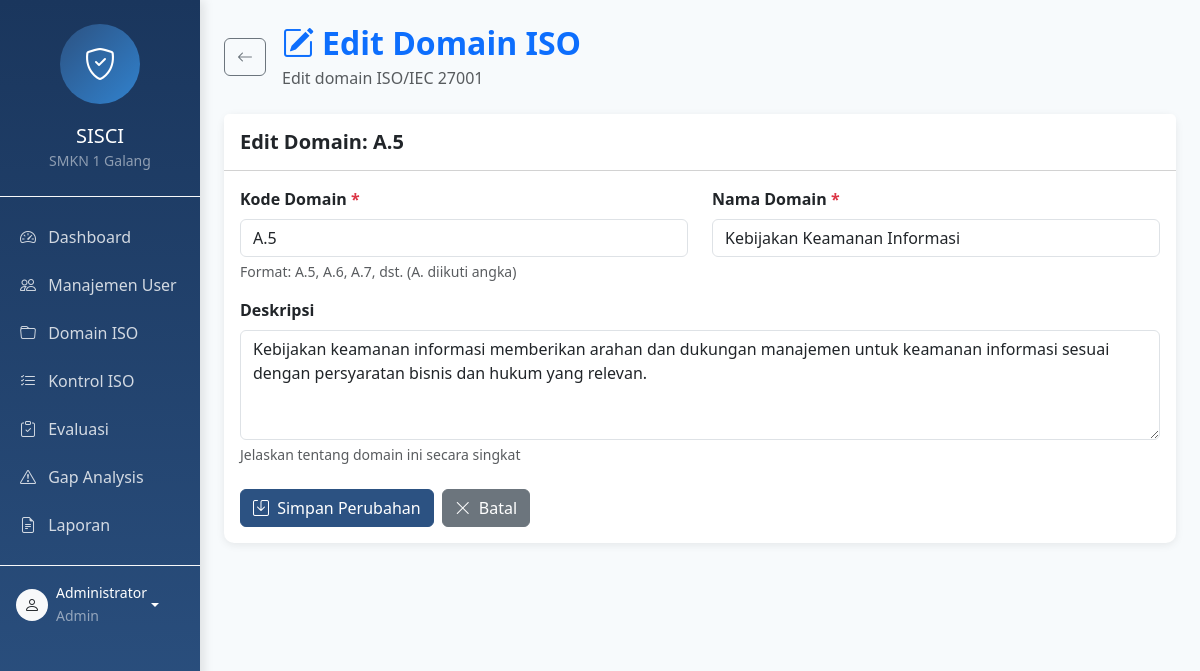
/index.php?page=domain&action=edit&id=1 (signed in), run on the app's committed database.
### tables this page shows
CREATE TABLE domain_iso (
    id INT AUTO_INCREMENT PRIMARY KEY COMMENT 'ID unik domain',
    kode_domain VARCHAR(20) NOT NULL UNIQUE COMMENT 'Kode domain ISO (contoh: A.5, A.6)',
    nama_domain VARCHAR(200) NOT NULL COMMENT 'Nama domain/kategori',
    deskripsi TEXT COMMENT 'Deskripsi detail domain',
    created_at TIMESTAMP DEFAULT CURRENT_TIMESTAMP COMMENT 'Waktu pembuatan',
    updated_at TIMESTAMP DEFAULT CURRENT_TIMESTAMP ON UPDATE CURRENT_TIMESTAMP COMMENT 'Waktu terakhir update',
    
    INDEX idx_kode (kode_domain)
);

### controllers/DomainController.php (called while the page is built, shortened)
<?php
require_once __DIR__ . '/../models/DomainModel.php';
class DomainController {
    private $domainModel;
    public function __construct() {
        $this->domainModel = new DomainModel();
    }
    public function edit() {
        $id = intval($_GET['id'] ?? 0);
        $domain = $this->domainModel->getById($id);
        include __DIR__ . '/../views/domain/edit.php';
    }
}

### config/database.php (called while the page is built, shortened)
<?php
class Database {
    private static $instance = null;
    public static function getInstance() {
        if (self::$instance === null) {
            try {
                $dsn = "mysql:host=" . DB_HOST . ";dbname=" . DB_NAME . ";charset=" . DB_CHARSET;
                $options = [
                    PDO::ATTR_ERRMODE => PDO::ERRMODE_EXCEPTION,
                    PDO::ATTR_DEFAULT_FETCH_MODE => PDO::FETCH_ASSOC,
                    PDO::ATTR_EMULATE_PREPARES => false,
                ];
                self::$instance = new PDO($dsn, DB_USER, DB_PASS, $options);
            } catch (PDOException $e) {
                error_log("Koneksi Database Gagal: " . $e->getMessage());
                die("Terjadi kesalahan koneksi database. Silakan coba lagi nanti.");
            }
        }
        return self::$instance;
    }
}
function getDB() {
    return Database::getInstance();
}

### models/DomainModel.php (called while the page is built, shortened)
<?php
require_once __DIR__ . '/../config/database.php';
class DomainModel {
    private $db;
    public function __construct() {
        $this->db = getDB();
    }
    public function getById($id) {
        $stmt = $this->db->prepare("SELECT * FROM domain_iso WHERE id = ?");
        $stmt->execute([$id]);
        return $stmt->fetch();
    }
}

### views/domain/edit.php (the view, shortened to what this page needs)
<?php
include __DIR__ . '/../layouts/header.php';
?>
<div class="container-fluid">
    <div class="row">
        <?php include __DIR__ . '/../layouts/sidebar.php'; ?>
        <div class="col-md-9 col-lg-10 main-content p-4">
            <div class="d-flex align-items-center mb-4">
                <a href="<?php echo BASE_URL; ?>index.php?page=domain" class="btn btn-outline-secondary me-3">
                    <i class="bi bi-arrow-left"></i>
                </a>
                <div>
                    <h2 class="fw-bold text-primary mb-1">
                        <i class="bi bi-pencil-square me-2"></i>Edit Domain ISO
                    </h2>
                    <p class="text-muted mb-0">Edit domain ISO/IEC 27001</p>
                </div>
            </div>
            <div class="card">
                <div class="card-header bg-white py-3">
                    <h5 class="fw-bold mb-0">Edit Domain: <?php echo $domain['kode_domain']; ?></h5>
                </div>
                <div class="card-body">
                    <form action="<?php echo BASE_URL; ?>index.php?page=domain&action=update" method="POST">
                        <div class="row">
                            <div class="col-md-6 mb-3">
                                <label for="kode_domain" class="form-label fw-semibold">
                                    Kode Domain <span class="text-danger">*</span>
                                </label>
                                <input type="text"
                                       class="form-control"
                                       id="kode_domain"
                                       name="kode_domain"
                                       value="<?php echo $domain['kode_domain']; ?>"
                                       placeholder="Contoh: A.5, A.6"
                                       required
                                       pattern="A\.\d+"
                                       title="Format: A.angka (contoh: A.5)">
                                <div class="form-text">
                                    Format: A.5, A.6, A.7, dst. (A. diikuti angka)
                                </div>
                            </div>
                            <div class="col-md-6 mb-3">
                                <label for="nama_domain" class="form-label fw-semibold">
                                    Nama Domain <span class="text-danger">*</span>
                                </label>
                                <input type="text"
                                       class="form-control"
                                       id="nama_domain"
                                       name="nama_domain"
                                       value="<?php echo htmlspecialchars($domain['nama_domain']); ?>"
                                       placeholder="Masukkan nama domain"
                                       required>
                            </div>
                        </div>
                        <div class="mb-4">
                            <label for="deskripsi" class="form-label fw-semibold">Deskripsi</label>
                            <textarea class="form-control"
                                      id="deskripsi"
                                      name="deskripsi"
                                      rows="4"
                                      placeholder="Masukkan deskripsi domain..."><?php echo htmlspecialchars($domain['deskripsi']); ?></textarea>
                            <div class="form-text">
                                Jelaskan tentang domain ini secara singkat
                            </div>
                        </div>
                        <div class="d-flex gap-2">
                            <button type="submit" class="btn btn-primary">
                                <i class="bi bi-save me-1"></i>
                                Simpan Perubahan
                            </button>
                            <a href="<?php echo BASE_URL; ?>index.php?page=domain" class="btn btn-secondary">
                                <i class="bi bi-x-lg me-1"></i>
                                Batal
                            </a>
                        </div>
                    </form>
                </div>
            </div>
        </div>
    </div>
</div>
<?php
include __DIR__ . '/../layouts/footer.php';

### views/layouts/header.php (style rules this page uses)
:root { --primary-color: #2c5282; --secondary-color: #4a5568; --success-color: #38a169; --info-color: #3182ce; --warning-color: #d69e2e; --danger-color: #e53e3e; --light-bg: #f7fafc; }
body { font-family: 'Segoe UI', Tahoma, Geneva, Verdana, sans-serif; background-color: var(--light-bg); }
.card { border: none; border-radius: 10px; box-shadow: 0 2px 8px rgba(0,0,0,0.08); transition: transform 0.2s ease, box-shadow 0.2s ease; }
.btn { border-radius: 6px; font-weight: 500; transition: all 0.3s ease; }
.btn-primary { background-color: var(--primary-color); border-color: var(--primary-color); }

### data on the page
domain_iso: kode_domain "A.5", nama_domain "Kebijakan Keamanan Informasi", deskripsi "Kebijakan keamanan informasi memberikan arahan dan dukungan manajemen untuk keamanan informasi sesuai dengan persyaratan bisnis dan hukum yang relevan."

### other printed values
$currentUser['nama'] "Administrator"
$currentUser['role'] "Admin"
